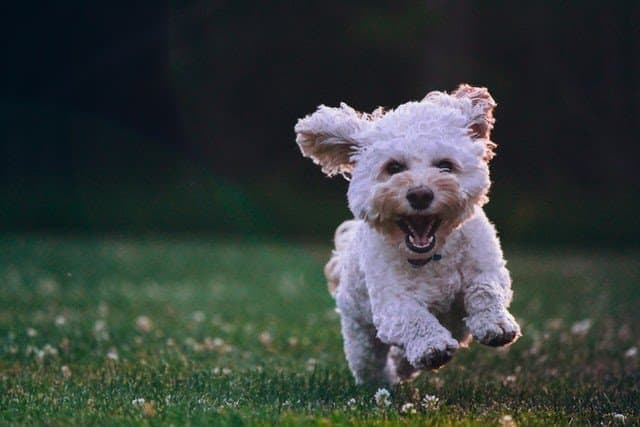
#> input picture images/marvel.jpg, 640 x 427 px
$ python contours.py
#> lines starting #> are read from the running program, lines starting #| are printed output that depends on the picture; after the words box and inside, x2 and y2 are one past the last pixel; in counts of white or black regions, pixels touching at a corner belong together
import cv2
import os


image_path = os.path.join('images', 'marvel.jpg')
image = cv2.imread(image_path)
#> image is the input picture: shape (427, 640, 3); mean B, G, R 59.6, 63.1, 55.2

image_gry = cv2.cvtColor(image,cv2.COLOR_BGR2GRAY)
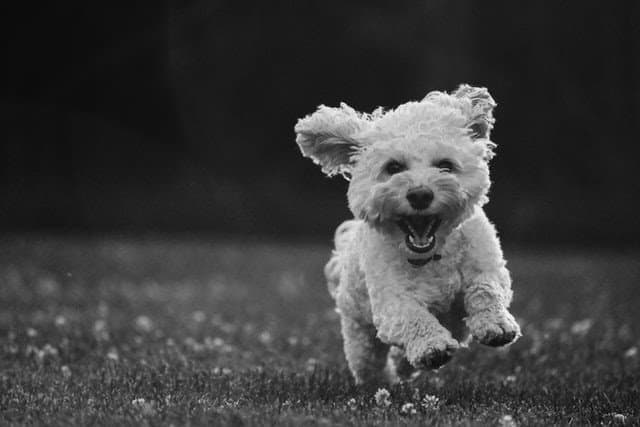
#> image_gry: shape (427, 640); min 0, max 253, mean 60.3

#threshold
ret, thresh =  cv2.threshold(image_gry,127,255,cv2.THRESH_BINARY_INV)
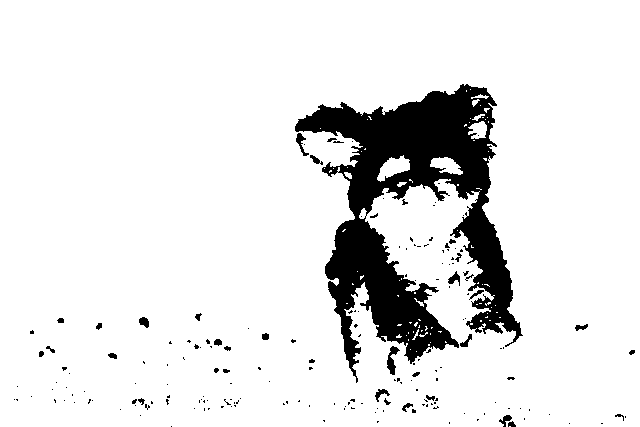
#> thresh: shape (427, 640); 89.6% white; 186 black regions (154 under 20 px)
contours, hierarchy  = cv2.findContours(thresh,cv2.RETR_TREE,cv2.CHAIN_APPROX_SIMPLE)
#> contours = 290 contours, 237 with area under 20; largest, box (x1, y1, x2, y2) and area: (0, 0, 640, 427) 272088, (294, 83, 524, 384) 29046, (377, 155, 410, 182) 428, (430, 157, 463, 175) 312, (386, 345, 401, 376) 208

for cnt in contours:
    if(cv2.contourArea(cnt)> 300):
        # cv2.drawContours(image,cnt,-1,(0,255,0),2)

        x1,y1,w,h = cv2.boundingRect(cnt)
        cv2.rectangle(image,(x1,y1),(x1 + w,y1 + h),(0,255,0),2)
#> this loop made 290 passes
#> (x1, y1, w, h) on passes 2, 206, 266, 267: (0, 0, 640, 427), (294, 83, 230, 301), (430, 157, 33, 18), (377, 155, 33, 27)
#> cnt on passes 1, 4, 11, 13, 15, 16: [[509, 426], [510, 426]], [[568, 423], [569, 422], [570, 423], [569, 424]], [[139, 415], [140, 414], [141, 415], [140, 416]], [[548, 414], [549, 413], [550, 414], [549, 415]], [[463, 413], [464, 412], [465, 413], [464, 414]], [[374, 412], [375, 411], [376, 412], [375, 413]]
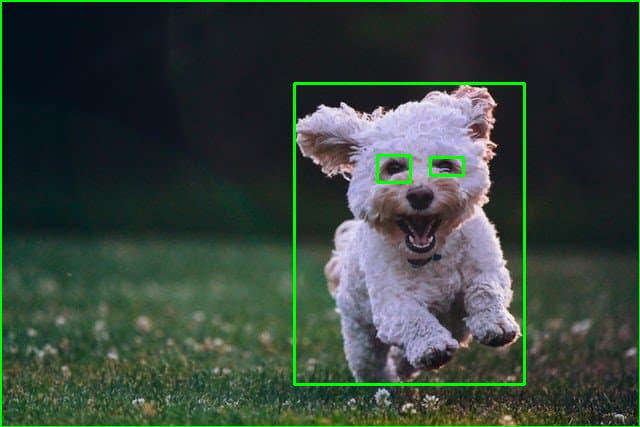
#> image: shape (427, 640, 3); 2.57% of pixels changed, all inside (x1, y1, x2, y2) = (0, 0, 640, 427)

cv2.imshow('image',image)
cv2.imshow('threshimage',thresh)
cv2.waitKey(0)

$ run again, with images/basketball.jpg copied over images/marvel.jpg
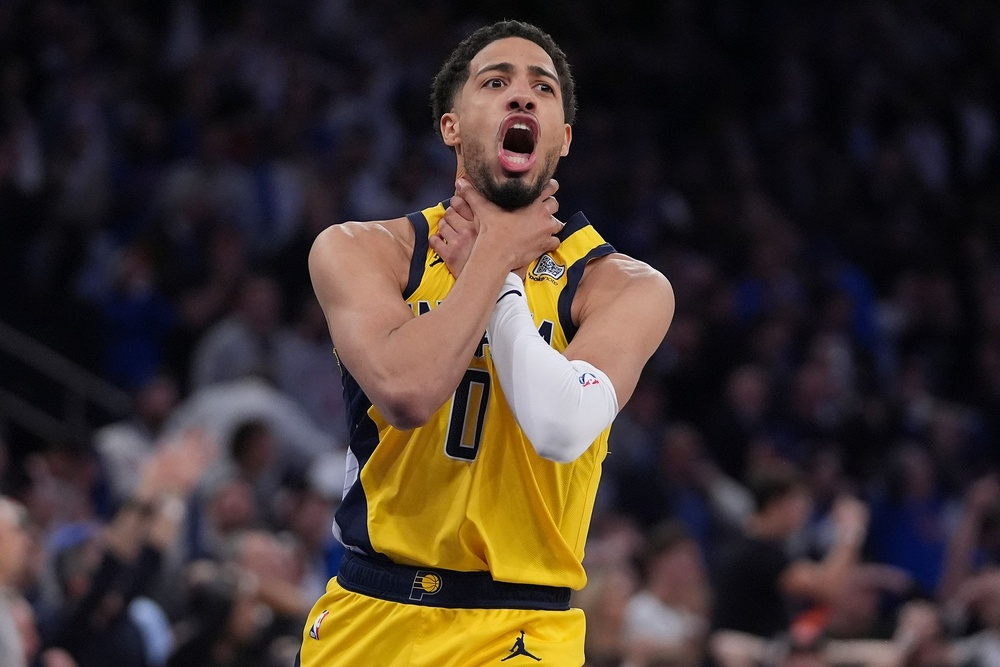
#> input picture images/basketball.jpg, 1000 x 667 px, shrunk from 1920 x 1281 before the run
#> image is the input picture: shape (667, 1000, 3); mean B, G, R 46.7, 51.2, 62.7
#> `ret, thresh =  cv2.threshold(image_gry,127,255,cv2.THRESH_BINARY_INV)`:
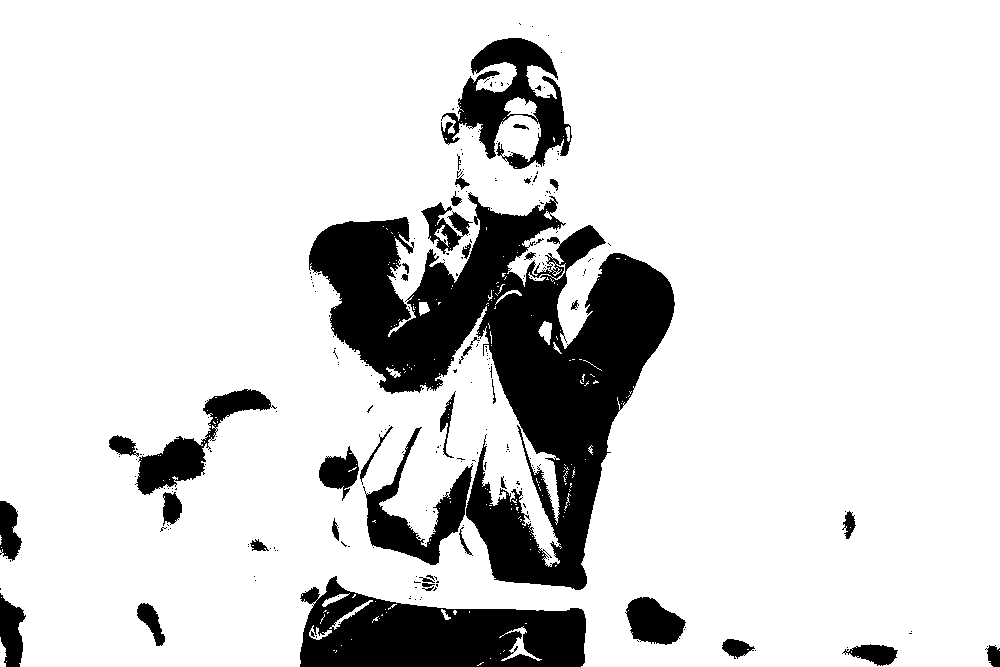
#> thresh: shape (667, 1000); 84.7% white; 256 black regions (216 under 20 px)
#> contours = 725 contours, 663 with area under 20; largest, box (x1, y1, x2, y2) and area: (0, 0, 1000, 667) 645034, (308, 192, 676, 591) 60488, (440, 37, 573, 170) 8175, (365, 426, 474, 566) 4664, (135, 388, 272, 496) 4157
#> the loop `for cnt in contours:` made 725 passes
#> (x1, y1, w, h) on passes 41, 53, 58, 68, 72, 184, 254, 267: (0, 0, 1000, 667), (842, 643, 57, 24), (721, 638, 35, 22), (136, 602, 30, 45), (625, 596, 62, 50), (162, 491, 21, 36), (318, 445, 42, 57), (108, 434, 29, 23)
#> after the loop `for cnt in contours:`:
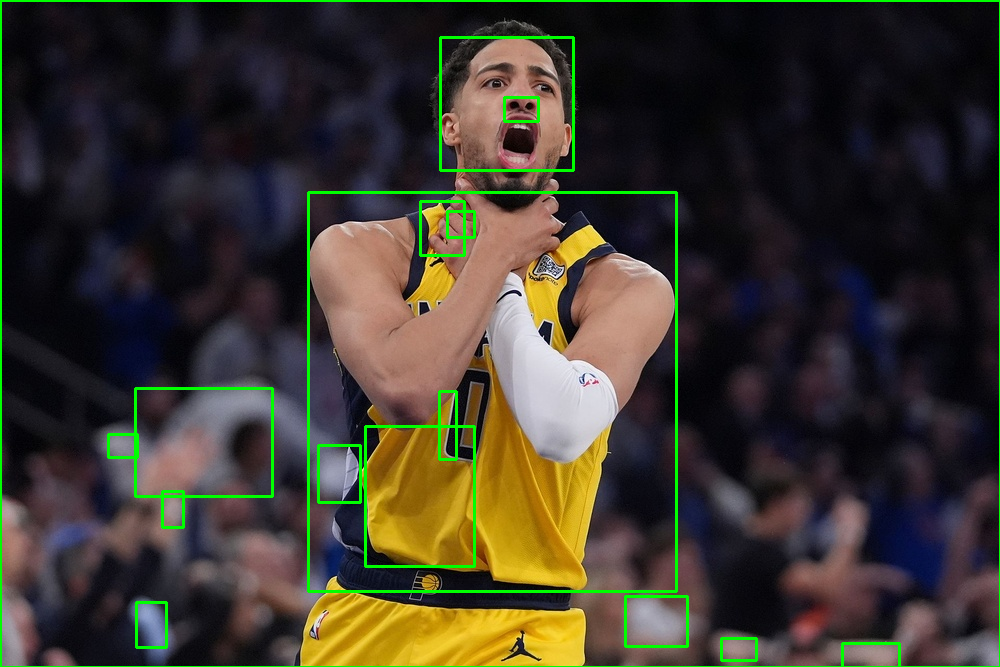
#> image: shape (667, 1000, 3); 2.82% of pixels changed, all inside (x1, y1, x2, y2) = (0, 0, 1000, 667)

$ run again, with images/parrot.jpg copied over images/marvel.jpg
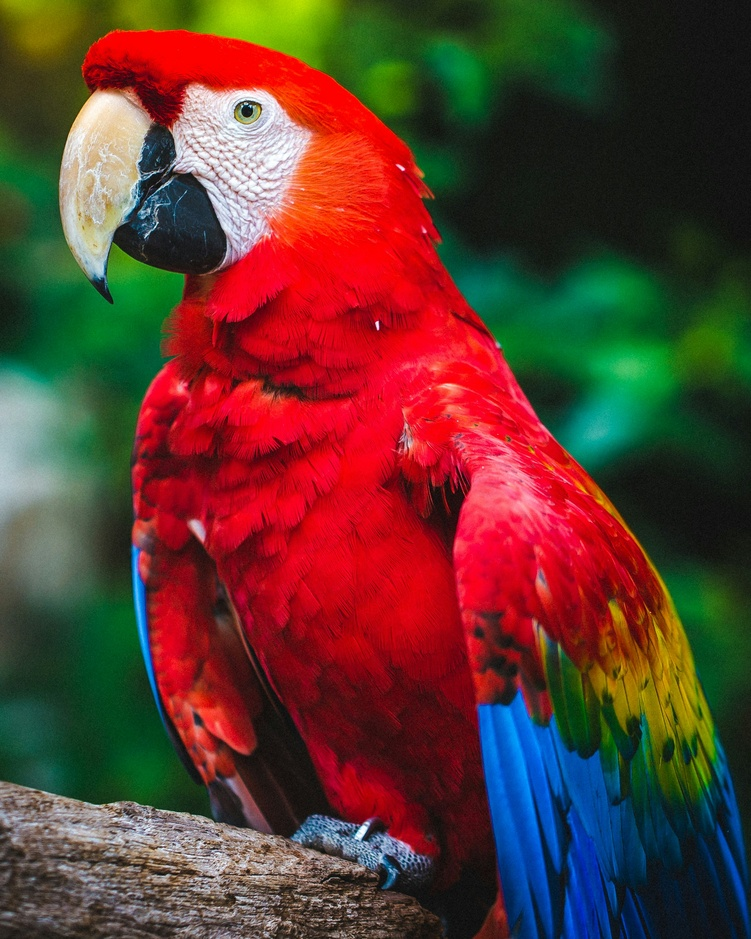
#> input picture images/parrot.jpg, 751 x 939 px, shrunk from 2072 x 2590 before the run
#> image is the input picture: shape (939, 751, 3); mean B, G, R 47.8, 57.6, 95.2
#> `ret, thresh =  cv2.threshold(image_gry,127,255,cv2.THRESH_BINARY_INV)`:
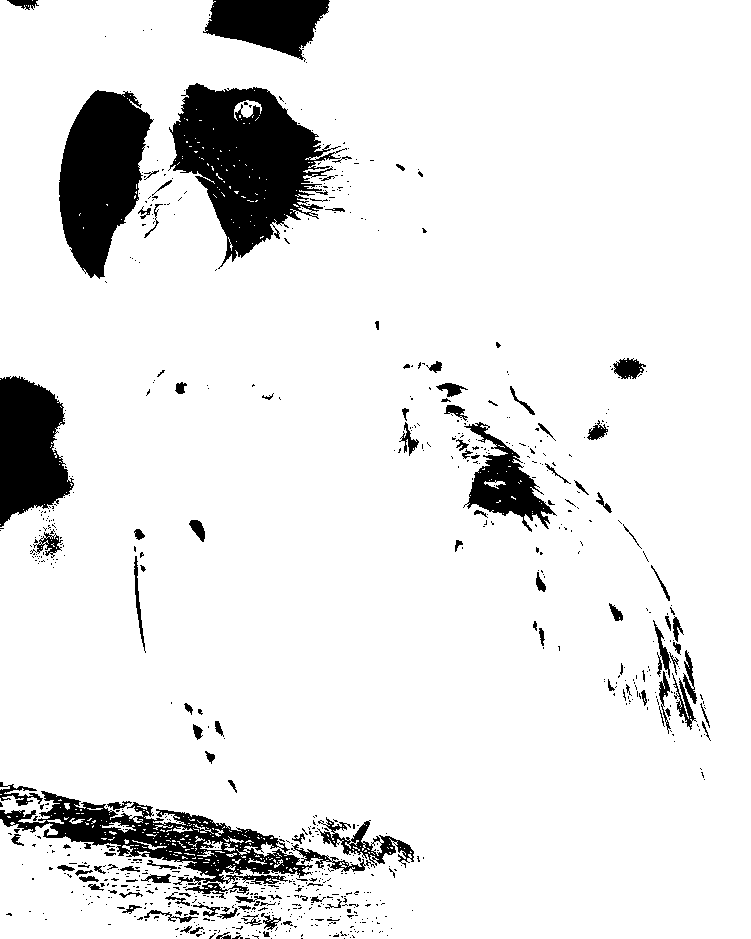
#> thresh: shape (939, 751); 90.5% white; 817 black regions (700 under 20 px)
#> contours = 1643 contours, 1457 with area under 20; largest, box (x1, y1, x2, y2) and area: (0, 0, 751, 939) 678266, (168, 82, 341, 268) 17196, (58, 89, 154, 280) 11730, (463, 421, 557, 533) 4086, (319, 820, 415, 865) 1456
#> the loop `for cnt in contours:` made 1643 passes
#> (x1, y1, w, h) on passes 219, 534, 586, 716, 775, 917, 961, 998: (0, 0, 751, 939), (184, 882, 45, 17), (225, 874, 64, 12), (292, 843, 41, 26), (319, 820, 96, 45), (672, 674, 25, 57), (652, 619, 19, 60), (133, 555, 13, 97)
#> after the loop `for cnt in contours:`:
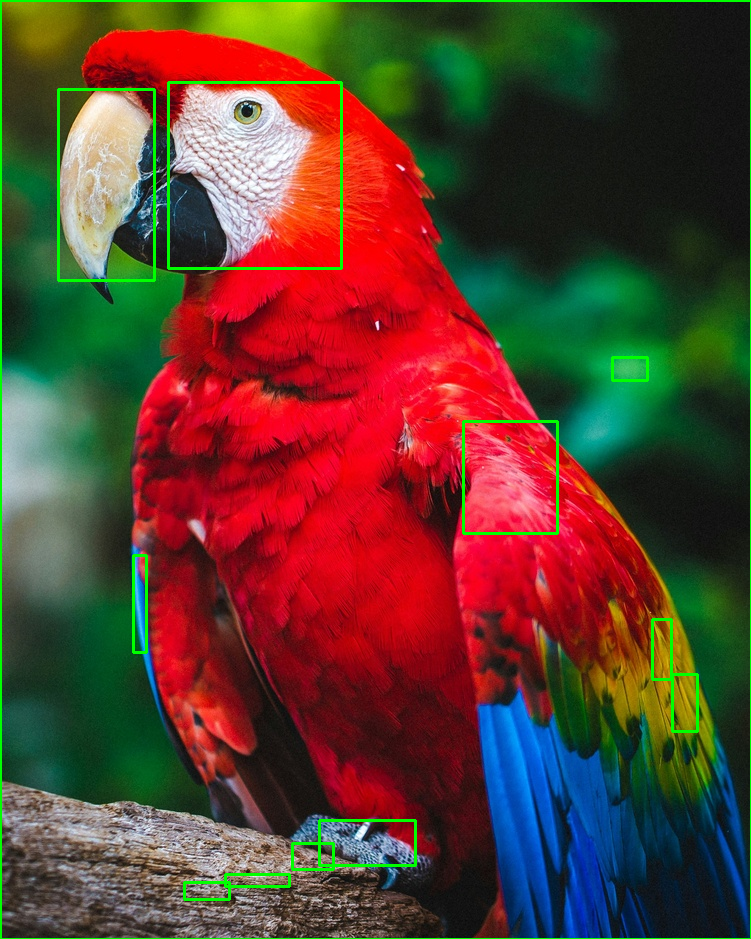
#> image: shape (939, 751, 3); 2% of pixels changed, all inside (x1, y1, x2, y2) = (0, 0, 751, 939)
